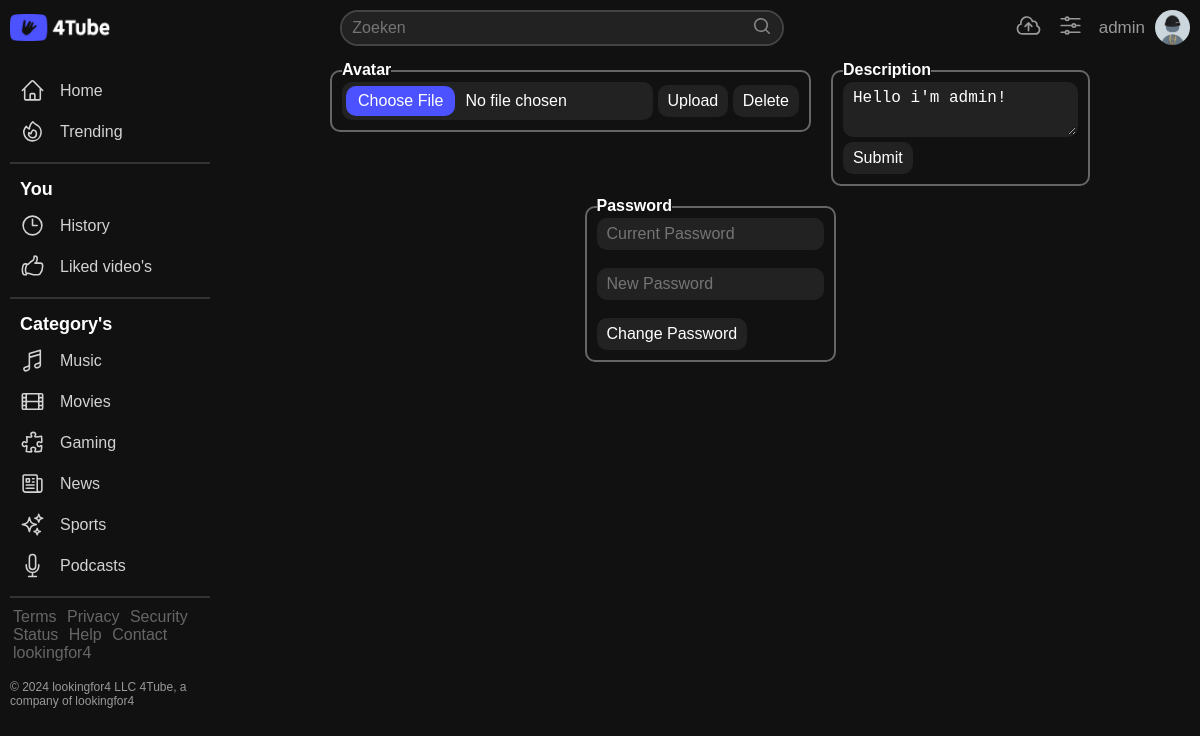
The page /settings.php (signed in) on the database its author committed.
### tables this page shows
CREATE TABLE `users` (
    userId int UNSIGNED AUTO_INCREMENT PRIMARY KEY,
    username varchar(25),
    description varchar(500),
    password varchar(255),
    profilePic varchar(255),
    registrationDate DATE NOT NULL DEFAULT CURRENT_DATE
);

### includes/connection.php (called while the page is built, shortened)
<?php
$host = '127.0.0.1';
$db = '4tube';
$user = 'root';
$charset = 'utf8mb4';
$dsn = "mysql:host=$host;dbname=$db;charset=$charset";
$pdo = new PDO($dsn, $user);
if (isset($_SESSION['loggedInUser'])) {
    $loggedInUserId = $_SESSION['loggedInUser'];
}
$usersQuery = "SELECT * FROM users WHERE userId = :id;";
$usersStmt = $pdo->prepare($usersQuery);
$usersStmt->bindParam(':id', $loggedInUserId, PDO::PARAM_INT);
try {
    $usersStmt->execute();
    $user = $usersStmt->fetch(PDO::FETCH_ASSOC);
} catch (PDOException $e) {
    error_log("Error: " . $e->getMessage());
    die();
}

### settings.php (the view, shortened to what this page needs)
<?php
include_once("includes/connection.php");
?>
<!DOCTYPE html>
<html lang="en">
<head>
    <link rel="stylesheet" href="assets/styles/style.css">
</head>
<body>
    <?php
    include_once("includes/nav.php");
    include_once("includes/aside.php");
    ?>
    <main>
        <div class="forms-container">
            <form method="post" enctype="multipart/form-data">
                <h4>Avatar</h4>
                <input style="padding: 2px;" type="file" name="avatar">
                <button type="submit" name="submit">Upload</button>
                <button type="submit" name="delete">Delete</button>
            </form>
            <form method="post">
                <h4>Description</h4>
                <textarea name="description" placeholder="Your description.."><?= htmlspecialchars($user['description']) ?></textarea>
                <button type="submit">Submit</button>
            </form>
            <form method="post">
                <h4>Password</h4>
                <input type="password" placeholder="Current Password" name="current_password" required><br><br>
                <input type="password" placeholder="New Password" name="new_password" required><br><br>
                <button type="submit" name="change_password">Change Password</button>
            </form>
        </div>
    </main>
</body>
</html>

### includes/nav.php (shortened to what this page needs)
<nav>
    <a class="logo" href="index.php">
        <img src="assets/images/logo.png" alt="logo">
    </a>
    <form action="search.php" method="get">
        <input name="q" type="text" placeholder="Zoeken" required>
        <button type="submit"><svg xmlns="http://www.w3.org/2000/svg" viewBox="0 0 20 20" fill="currentColor" class="w-5 h-5">
                <path fill-rule="evenodd" d="M9 3.5a5.5 5.5 0 1 0 0 11 5.5 5.5 0 0 0 0-11ZM2 9a7 7 0 1 1 12.452 4.391l3.328 3.329a.75.75 0 1 1-1.06 1.06l-3.329-3.328A7 7 0 0 1 2 9Z" clip-rule="evenodd" />
            </svg></button>
    </form>
    <?php if (isset($_SESSION['loggedInUser'])) { ?>
        <div class="usersection">
            <a href="upload.php"></a>
            <a href="manage.php"></a>
            <div class="dropdown">
                <a class="profile-dropdown">
                    <p><?= htmlspecialchars($user['username']) ?></p>
                    <img src="<?= htmlspecialchars($user['profilePic']) ?>" alt="pfp">
                </a>
            </div>
        </div>
    <?php } ?>
</nav>

### assets/styles/style.css (style rules this page uses)
* { margin: 0; padding: 0; outline: 0; box-sizing: border-box; }
body { font-family: sans-serif; background-color: #111; color: white; }
a { text-decoration: none; color: #999; transition: all .3s; }
p { color: #999; }
input, textarea { resize: vertical; background-color: #222; color: white; padding: 5px 8px; font-size: 16px; border-radius: 10px; border: 2px solid #222; transition: all .2s; }
.forms-container form textarea { display: block; margin-bottom: 5px; min-height: 55px; max-height: 200px; }
button { background-color: #222; color: white; padding: 5px 8px; font-size: 16px; border-radius: 10px; border: 2px solid #222; transition: all .2s; cursor: pointer; }
nav { display: flex; justify-content: space-between; padding: 10px; gap: 10px; width: 100%; background-color: #111; position: fixed; top: 0; z-index: 100; }
nav .logo img { width: 100px; height: 35px; object-fit: contain; }
nav form:nth-child(2) { display: flex; }
nav form:nth-child(2) input { background-color: #222; color: white; width: 400px; padding: 7px 10px; border: 0; font-size: 16px; border-radius: 20px 0 0 20px; }
nav form:nth-child(2) button { background-color: #222; padding: 0 10px; border: 0; border-radius: 0 20px 20px 0; cursor: pointer; }
nav form:nth-child(2) { height: fit-content; border: 2px solid #444; border-radius: 20px; }
nav form:nth-child(2) svg { color: #888; width: 20px; }
nav .profile-dropdown { cursor: pointer; display: flex; align-items: center; gap: 10px; color: #999; }
nav .profile-dropdown img { pointer-events: none; width: 35px; height: 35px; object-fit: cover; border-radius: 50%; }
nav .profile-dropdown p { color: #999; font-weight: 500; font-size: 17px; }
main { padding: 0 15px; margin-top: 70px; margin-left: 220px; }
.forms-container { display: flex; justify-content: center; flex-wrap: wrap; gap: 20px; }
.forms-container form { border: 2px solid #666; border-radius: 10px; padding: 10px; height: fit-content; }
.forms-container form h4 { position: relative; top: -21px; background-color: #111; width: fit-content; margin-bottom: -18px; }
.dropdown { position: relative; display: inline-block; }
.usersection { display: flex; gap: 15px; align-items: center; height: fit-content; }
.usersection>a svg { color: #999; width: 27px; transition: all .2s; }
.videoform input, textarea { max-width: 400px; width: 100%; max-height: 300px; }

### rows shown on the page
users: username "admin", profilePic (placeholder picture), description "Hello i'm admin!"
